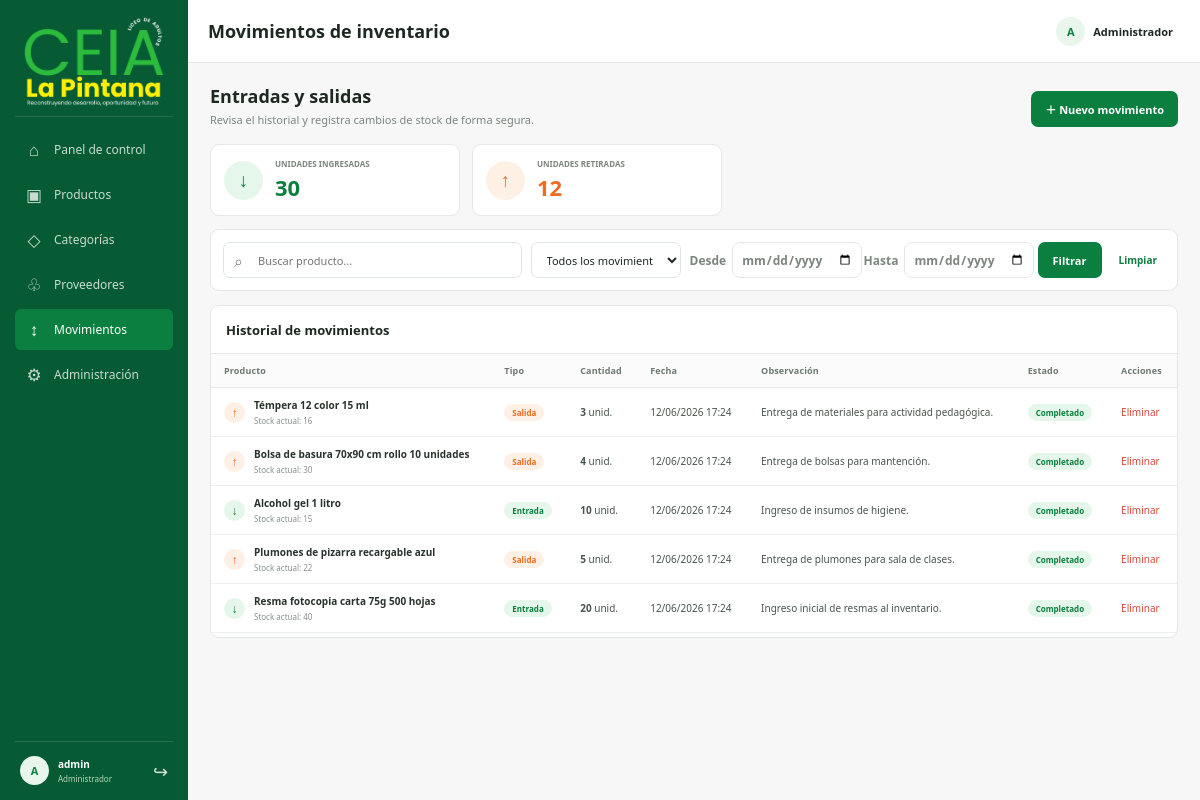
Page /movimientos/ (signed in) on the committed database.
### inventario/models.py (models this page shows, shortened)
class MovimientoInventario(models.Model):
    TIPO_MOVIMIENTO = [
        ('ENTRADA', 'Entrada'),
        ('SALIDA', 'Salida'),
    ]
    producto = models.ForeignKey(
        Producto,
        on_delete=models.CASCADE,
        related_name='movimientos'
    )
    tipo = models.CharField(max_length=10, choices=TIPO_MOVIMIENTO)
    cantidad = models.PositiveIntegerField()
    fecha = models.DateTimeField(auto_now_add=True)
    observacion = models.TextField(blank=True, null=True)
    class Meta:
        verbose_name = 'Movimiento de inventario'
        verbose_name_plural = 'Movimientos de inventario'
        ordering = ['-fecha']

class Producto(models.Model):
    nombre = models.CharField(max_length=150)
    descripcion = models.TextField(blank=True, null=True)
    stock = models.PositiveIntegerField(default=0)
    stock_minimo = models.PositiveIntegerField(default=5)
    precio = models.DecimalField(max_digits=10, decimal_places=2)
    categoria = models.ForeignKey(
        Categoria,
        on_delete=models.CASCADE,
        related_name='productos'
    )
    proveedor = models.ForeignKey(
        Proveedor,
        on_delete=models.SET_NULL,
        null=True,
        blank=True,
        related_name='productos'
    )
    fecha_creacion = models.DateTimeField(auto_now_add=True)
    class Meta:
        verbose_name = 'Producto'
        verbose_name_plural = 'Productos'
        ordering = ['nombre']

### inventario/views.py (the view)
# urls.py: path('movimientos/', views.movimientos, name='movimientos'),
@login_required(login_url='login')
def movimientos(request):
    consulta = request.GET.get('q', '').strip()
    tipo = request.GET.get('tipo', '').strip()
    fecha_desde_texto = request.GET.get('fecha_desde', '').strip()
    fecha_hasta_texto = request.GET.get('fecha_hasta', '').strip()
    fecha_desde = parse_date(fecha_desde_texto) if fecha_desde_texto else None
    fecha_hasta = parse_date(fecha_hasta_texto) if fecha_hasta_texto else None
    registros = MovimientoInventario.objects.select_related('producto')
    fechas_validas = True
    if fecha_desde_texto and fecha_desde is None:
        messages.error(request, 'La fecha inicial no es válida.')
        fechas_validas = False
    if fecha_hasta_texto and fecha_hasta is None:
        messages.error(request, 'La fecha final no es válida.')
        fechas_validas = False
    if fecha_desde and fecha_hasta and fecha_desde > fecha_hasta:
        messages.error(
            request,
            'La fecha inicial no puede ser posterior a la fecha final.'
        )
        fechas_validas = False
    if consulta:
        registros = registros.filter(producto__nombre__icontains=consulta)
    if tipo in {'ENTRADA', 'SALIDA'}:
        registros = registros.filter(tipo=tipo)
    if fechas_validas and fecha_desde:
        registros = registros.filter(fecha__date__gte=fecha_desde)
    if fechas_validas and fecha_hasta:
        registros = registros.filter(fecha__date__lte=fecha_hasta)
    pagina = Paginator(registros.order_by('-fecha'), 15).get_page(
        request.GET.get('page')
    )
    return render(request, 'inventario/movimientos.html', {
        'active_nav': 'movimientos',
        'pagina': pagina,
        'q': consulta,
        'tipo': tipo,
        'fecha_desde': fecha_desde_texto,
        'fecha_hasta': fecha_hasta_texto,
        'entradas': registros.filter(tipo='ENTRADA').aggregate(total=Sum('cantidad'))['total'] or 0,
        'salidas': registros.filter(tipo='SALIDA').aggregate(total=Sum('cantidad'))['total'] or 0,
    })

### inventario/templates/inventario/movimientos.html (shortened to what this page needs)
{% extends 'inventario/base.html' %}
{% block page_title %}Movimientos de inventario{% endblock %}
{% block content %}
<section class="heading"><div><h2>Entradas y salidas</h2><p>Revisa el historial y registra cambios de stock de forma segura.</p></div><div class="actions"><a class="primary" href="{% url 'movimiento_crear' %}">＋ Nuevo movimiento</a></div></section>
<section class="mini-stats"><article class="panel mini-card"><span class="movement-icon in">↓</span><div><small>UNIDADES INGRESADAS</small><strong>{{ entradas }}</strong></div></article><article class="panel mini-card"><span class="movement-icon out">↑</span><div><small>UNIDADES RETIRADAS</small><strong class="orange-text">{{ salidas }}</strong></div></article></section>
<section class="panel filter-panel"><form method="get" class="filters"><label class="search-field"><span>⌕</span><input type="search" name="q" value="{{ q }}" placeholder="Buscar producto..."></label><select name="tipo"><option value="">Todos los movimientos</option><option value="ENTRADA" {% if tipo == 'ENTRADA' %}selected{% endif %}>Entradas</option><option value="SALIDA" {% if tipo == 'SALIDA' %}selected{% endif %}>Salidas</option></select><label>Desde <input type="date" name="fecha_desde" value="{{ fecha_desde }}"></label><label>Hasta <input type="date" name="fecha_hasta" value="{{ fecha_hasta }}"></label><button class="filter-button" type="submit">Filtrar</button><a class="clear-filter" href="{% url 'movimientos' %}">Limpiar</a></form></section>
<section class="panel data-panel"><div class="panel-head"><h3>Historial de movimientos</h3></div><div class="table-scroll"><table class="data-table"><thead><tr><th>Producto</th><th>Tipo</th><th>Cantidad</th><th>Fecha</th><th>Observación</th><th>Estado</th><th>Acciones</th></tr></thead><tbody>
  {% for movimiento in pagina %}<tr><td><div class="entity"><span class="movement-icon {% if movimiento.tipo == 'ENTRADA' %}in{% else %}out{% endif %}">{% if movimiento.tipo == 'ENTRADA' %}↓{% else %}↑{% endif %}</span><div><b>{{ movimiento.producto.nombre }}</b><small>Stock actual: {{ movimiento.producto.stock }}</small></div></div></td><td><span class="type {% if movimiento.tipo == 'ENTRADA' %}entry{% else %}exit{% endif %}">{{ movimiento.get_tipo_display }}</span></td><td><b>{{ movimiento.cantidad }}</b> unid.</td><td>{{ movimiento.fecha|date:'d/m/Y H:i' }}</td><td>{{ movimiento.observacion|default:'Sin observación'|truncatechars:55 }}</td><td><span class="status">Completado</span></td><td><a class="danger-link" href="{% url 'movimiento_eliminar' movimiento.pk %}">Eliminar</a></td></tr>
  {% empty %}<tr><td colspan="7"><div class="empty-state"><b>No hay movimientos para mostrar</b><span>Registra una entrada o salida de inventario.</span></div></td></tr>{% endfor %}
</tbody></table></div>{% include 'inventario/components/_paginacion.html' with pagina=pagina %}</section>
{% endblock %}

### inventario/templates/inventario/base.html (shortened to what this page needs)
{% load static %}
<!DOCTYPE html>
<html lang="es">
<head>
  <link rel="stylesheet" href="{% static 'style.css' %}">
</head>
<body>
<div class="app">
  {% include 'inventario/components/_navbar.html' %}
  <main>
    <header class="topbar">
      <div class="top-title"><button class="menu-button" type="button" data-menu-toggle aria-label="Abrir menú">☰</button><h1>{% block page_title %}Panel de inventario{% endblock %}</h1></div>
      <div class="top-user"><span class="user-avatar">{{ request.user.username|first|upper|default:'A' }}</span><b>Administrador</b></div>
    </header>
    <div class="content">
      {% include 'inventario/components/_mensajes.html' %}      {% block content %}{% endblock %}
    </div>
  </main>
</div>
</body>
</html>

### inventario/templates/inventario/components/_navbar.html
{% load static %}
<aside class="sidebar" id="sidebar">
    <div class="brand"><a href="{% url 'home' %}" aria-label="Ir al panel"><img src="{% static 'ceia_la_pintana.png' %}" alt="CEIA La Pintana"></a></div>
    <nav aria-label="Navegación principal">
      <a class="nav {% if active_nav == 'dashboard' %}active{% endif %}" href="{% url 'home' %}"><span>⌂</span>Panel de control</a>
      <a class="nav {% if active_nav == 'productos' %}active{% endif %}" href="{% url 'productos' %}"><span>▣</span>Productos</a>
      <a class="nav {% if active_nav == 'categorias' %}active{% endif %}" href="{% url 'categorias' %}"><span>◇</span>Categorías</a>
      <a class="nav {% if active_nav == 'proveedores' %}active{% endif %}" href="{% url 'proveedores' %}"><span>♧</span>Proveedores</a>
      <a class="nav {% if active_nav == 'movimientos' %}active{% endif %}" href="{% url 'movimientos' %}"><span>↕</span>Movimientos</a>
      <a class="nav {% if active_nav == 'administracion' %}active{% endif %}" href="{% url 'administracion' %}"><span>⚙</span>Administración</a>
    </nav>
    <div class="sidebar-user"><span class="user-avatar">{{ request.user.username|first|upper|default:'A' }}</span><div><b>{{ request.user.get_full_name|default:request.user.username }}</b><small>Administrador</small></div><a href="{% url 'logout' %}" title="Cerrar sesión" aria-label="Cerrar sesión">↪</a></div>
  </aside>

### rows in the picture
MovimientoInventario: producto.nombre "Témpera 12 color 15 ml", producto.stock "16", tipo "Salida", cantidad "3", fecha "12/06/2026 17:24", observacion "Entrega de materiales para actividad pedagógica."
MovimientoInventario: producto.nombre "Bolsa de basura 70x90 cm rollo 10 unidades", producto.stock "30", tipo "Salida", cantidad "4", fecha "12/06/2026 17:24", observacion "Entrega de bolsas para mantención."
MovimientoInventario: producto.nombre "Alcohol gel 1 litro", producto.stock "15", tipo "Entrada", cantidad "10", fecha "12/06/2026 17:24", observacion "Ingreso de insumos de higiene."
MovimientoInventario: producto.nombre "Plumones de pizarra recargable azul", producto.stock "22", tipo "Salida", cantidad "5", fecha "12/06/2026 17:24", observacion "Entrega de plumones para sala de clases."
MovimientoInventario: producto.nombre "Resma fotocopia carta 75g 500 hojas", producto.stock "40", tipo "Entrada", cantidad "20", fecha "12/06/2026 17:24", observacion "Ingreso inicial de resmas al inventario."

### other values in the picture
{{ request.user.username|first|upper|default:'A' }} "A"
{{ request.user.get_full_name|default:request.user.username }} "admin"
{{ entradas }} "30"
{{ salidas }} "12"
